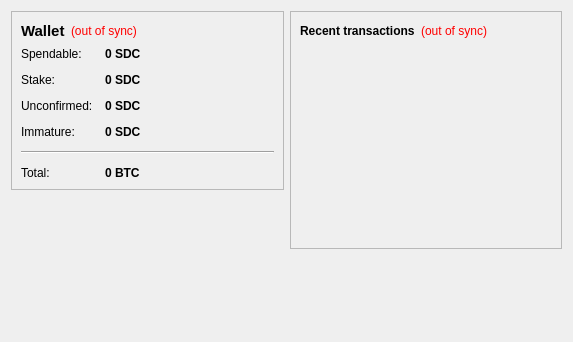
<?xml version="1.0" encoding="UTF-8"?>
<ui version="4.0">
 <class>OverviewPage</class>
 <widget class="QWidget" name="OverviewPage">
  <property name="geometry">
   <rect>
    <x>0</x>
    <y>0</y>
    <width>573</width>
    <height>342</height>
   </rect>
  </property>
  <property name="windowTitle">
   <string>Form</string>
  </property>
  <layout class="QHBoxLayout" name="horizontalLayout" stretch="1,1">
   <item>
    <layout class="QVBoxLayout" name="verticalLayout_2">
     <item>
      <widget class="QFrame" name="frame">
       <property name="frameShape">
        <enum>QFrame::StyledPanel</enum>
       </property>
       <property name="frameShadow">
        <enum>QFrame::Raised</enum>
       </property>
       <layout class="QVBoxLayout" name="verticalLayout_4">
        <item>
         <layout class="QHBoxLayout" name="horizontalLayout_4">
          <item>
           <widget class="QLabel" name="label_5">
            <property name="font">
             <font>
              <pointsize>11</pointsize>
              <weight>75</weight>
              <bold>true</bold>
             </font>
            </property>
            <property name="text">
             <string>Wallet</string>
            </property>
           </widget>
          </item>
          <item>
           <widget class="QLabel" name="labelWalletStatus">
            <property name="toolTip">
             <string>The displayed information may be out of date. Your wallet automatically synchronizes with the NetCoin network after a connection is established, but this process has not completed yet.</string>
            </property>
            <property name="styleSheet">
             <string notr="true">QLabel { color: red; }</string>
            </property>
            <property name="text">
             <string notr="true">(out of sync)</string>
            </property>
            <property name="alignment">
             <set>Qt::AlignLeading|Qt::AlignLeft|Qt::AlignVCenter</set>
            </property>
           </widget>
          </item>
          <item>
           <spacer name="horizontalSpacer_2">
            <property name="orientation">
             <enum>Qt::Horizontal</enum>
            </property>
            <property name="sizeHint" stdset="0">
             <size>
              <width>40</width>
              <height>20</height>
             </size>
            </property>
           </spacer>
          </item>
         </layout>
        </item>
        <item>
         <layout class="QFormLayout" name="formLayout_2">
          <property name="fieldGrowthPolicy">
           <enum>QFormLayout::AllNonFixedFieldsGrow</enum>
          </property>
          <property name="horizontalSpacing">
           <number>12</number>
          </property>
          <property name="verticalSpacing">
           <number>12</number>
          </property>
          <item row="0" column="0">
           <widget class="QLabel" name="label">
            <property name="text">
             <string>Spendable:</string>
            </property>
           </widget>
          </item>
          <item row="0" column="1">
           <widget class="QLabel" name="labelBalance">
            <property name="font">
             <font>
              <weight>75</weight>
              <bold>true</bold>
             </font>
            </property>
            <property name="cursor">
             <cursorShape>IBeamCursor</cursorShape>
            </property>
            <property name="toolTip">
             <string>Your current spendable balance</string>
            </property>
            <property name="text">
             <string notr="true">0 SDC</string>
            </property>
            <property name="textInteractionFlags">
             <set>Qt::LinksAccessibleByMouse|Qt::TextSelectableByKeyboard|Qt::TextSelectableByMouse</set>
            </property>
           </widget>
          </item>
          <item row="1" column="0">
           <widget class="QLabel" name="label_6">
            <property name="text">
             <string>Stake:</string>
            </property>
           </widget>
          </item>
          <item row="1" column="1">
           <widget class="QLabel" name="labelStake">
            <property name="font">
             <font>
              <weight>75</weight>
              <bold>true</bold>
             </font>
            </property>
            <property name="cursor">
             <cursorShape>IBeamCursor</cursorShape>
            </property>
            <property name="toolTip">
             <string>Total of coins that was staked, and do not yet count toward the current balance</string>
            </property>
            <property name="text">
             <string notr="true">0 SDC</string>
            </property>
            <property name="textInteractionFlags">
             <set>Qt::LinksAccessibleByMouse|Qt::TextSelectableByKeyboard|Qt::TextSelectableByMouse</set>
            </property>
           </widget>
          </item>
          <item row="2" column="0">
           <widget class="QLabel" name="label_3">
            <property name="text">
             <string>Unconfirmed:</string>
            </property>
           </widget>
          </item>
          <item row="2" column="1">
           <widget class="QLabel" name="labelUnconfirmed">
            <property name="font">
             <font>
              <weight>75</weight>
              <bold>true</bold>
             </font>
            </property>
            <property name="cursor">
             <cursorShape>IBeamCursor</cursorShape>
            </property>
            <property name="toolTip">
             <string>Total of transactions that have yet to be confirmed, and do not yet count toward the current balance</string>
            </property>
            <property name="text">
             <string notr="true">0 SDC</string>
            </property>
            <property name="textInteractionFlags">
             <set>Qt::LinksAccessibleByMouse|Qt::TextSelectableByKeyboard|Qt::TextSelectableByMouse</set>
            </property>
           </widget>
          </item>
          <item row="3" column="0">
           <widget class="QLabel" name="labelImmatureText">
            <property name="text">
             <string>Immature:</string>
            </property>
           </widget>
          </item>
          <item row="3" column="1">
           <widget class="QLabel" name="labelImmature">
            <property name="font">
             <font>
              <weight>75</weight>
              <bold>true</bold>
             </font>
            </property>
            <property name="toolTip">
             <string>Mined balance that has not yet matured</string>
            </property>
            <property name="text">
             <string notr="true">0 SDC</string>
            </property>
            <property name="textInteractionFlags">
             <set>Qt::LinksAccessibleByMouse|Qt::TextSelectableByKeyboard|Qt::TextSelectableByMouse</set>
            </property>
           </widget>
          </item>
          <item row="4" column="0" colspan="2">
           <widget class="Line" name="line">
            <property name="orientation">
             <enum>Qt::Horizontal</enum>
            </property>
           </widget>
          </item>
          <item row="5" column="0">
           <widget class="QLabel" name="labelTotalText">
            <property name="text">
             <string>Total:</string>
            </property>
           </widget>
          </item>
          <item row="5" column="1">
           <widget class="QLabel" name="labelTotal">
            <property name="font">
             <font>
              <weight>75</weight>
              <bold>true</bold>
             </font>
            </property>
            <property name="cursor">
             <cursorShape>IBeamCursor</cursorShape>
            </property>
            <property name="toolTip">
             <string>Your current total balance</string>
            </property>
            <property name="text">
             <string notr="true">0 BTC</string>
            </property>
            <property name="textInteractionFlags">
             <set>Qt::LinksAccessibleByMouse|Qt::TextSelectableByKeyboard|Qt::TextSelectableByMouse</set>
            </property>
           </widget>
          </item>
         </layout>
        </item>
       </layout>
      </widget>
     </item>
     <item>
      <spacer name="verticalSpacer">
       <property name="orientation">
        <enum>Qt::Vertical</enum>
       </property>
       <property name="sizeHint" stdset="0">
        <size>
         <width>20</width>
         <height>40</height>
        </size>
       </property>
      </spacer>
     </item>
    </layout>
   </item>
   <item>
    <layout class="QVBoxLayout" name="verticalLayout_3">
     <item>
      <widget class="QFrame" name="frame_2">
       <property name="frameShape">
        <enum>QFrame::StyledPanel</enum>
       </property>
       <property name="frameShadow">
        <enum>QFrame::Raised</enum>
       </property>
       <layout class="QVBoxLayout" name="verticalLayout">
        <item>
         <layout class="QHBoxLayout" name="horizontalLayout_2">
          <item>
           <widget class="QLabel" name="label_4">
            <property name="text">
             <string>&lt;b&gt;Recent transactions&lt;/b&gt;</string>
            </property>
           </widget>
          </item>
          <item>
           <widget class="QLabel" name="labelTransactionsStatus">
            <property name="toolTip">
             <string>The displayed information may be out of date. Your wallet automatically synchronizes with the NetCoin network after a connection is established, but this process has not completed yet.</string>
            </property>
            <property name="styleSheet">
             <string notr="true">QLabel { color: red; }</string>
            </property>
            <property name="text">
             <string notr="true">(out of sync)</string>
            </property>
            <property name="alignment">
             <set>Qt::AlignRight|Qt::AlignTrailing|Qt::AlignVCenter</set>
            </property>
           </widget>
          </item>
          <item>
           <spacer name="horizontalSpacer">
            <property name="orientation">
             <enum>Qt::Horizontal</enum>
            </property>
            <property name="sizeHint" stdset="0">
             <size>
              <width>40</width>
              <height>20</height>
             </size>
            </property>
           </spacer>
          </item>
         </layout>
        </item>
        <item>
         <widget class="QListView" name="listTransactions">
          <property name="styleSheet">
           <string notr="true">QListView { background: transparent; }</string>
          </property>
          <property name="frameShape">
           <enum>QFrame::NoFrame</enum>
          </property>
          <property name="verticalScrollBarPolicy">
           <enum>Qt::ScrollBarAlwaysOff</enum>
          </property>
          <property name="horizontalScrollBarPolicy">
           <enum>Qt::ScrollBarAlwaysOff</enum>
          </property>
          <property name="selectionMode">
           <enum>QAbstractItemView::NoSelection</enum>
          </property>
         </widget>
        </item>
       </layout>
      </widget>
     </item>
     <item>
      <spacer name="verticalSpacer_2">
       <property name="orientation">
        <enum>Qt::Vertical</enum>
       </property>
       <property name="sizeHint" stdset="0">
        <size>
         <width>20</width>
         <height>40</height>
        </size>
       </property>
      </spacer>
     </item>
    </layout>
   </item>
  </layout>
 </widget>
 <resources/>
 <connections/>
</ui>
